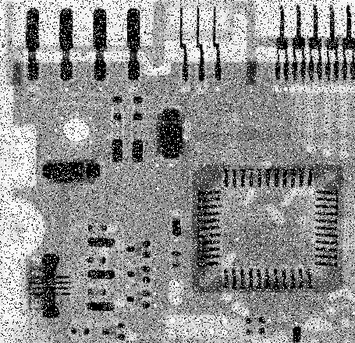
%> input picture Computer_Vision_Projects/Circuit.jpg, 355 x 343 px, shrunk from 455 x 440 before the run
$ octave --eval "main;"   (GNU Octave 9; MATLAB toolbox functions it lacks are replaced by stand-ins)
%> lines starting %> are read from the running program, lines starting %| are printed output that depends on the picture
% Name : Anusha Guruprsad
% Email ID : ag84104n@pace.edu
% Assignment : 3

function main()
% Problem - 1
org_image = imread("Circuit.jpg");
%> org_image is the input picture: size 343x355 uint8; min 0, max 255, mean 144.4
originalImage = double(org_image);

% displaying of the Circuit image
figure(1);
subplot(1,3,1);
imshow(uint8(originalImage));
title("Original Circuit Image");
% process the noisy image
filterImage3x3 = MeanFilter(originalImage, 3);
filterImage5x5 = MeanFilter(originalImage, 5);
%> call 2 of MeanFilter, with maskSize = 5
%> after the loop in MeanFilter (call 2), `for i = 1 + border : rows- border`:
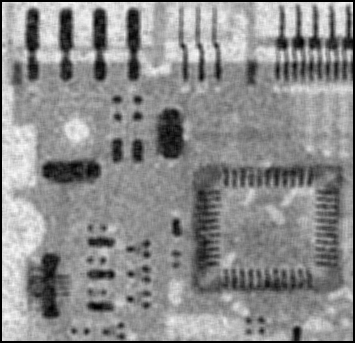
%> filterImage: size 343x355 double; min 0, max 249.6, mean 140.2

% part a : Mean filter function
%display filtered images
subplot(1,3,2);
imshow(uint8(filterImage3x3));
title("3x3 Image Filtered");

subplot(1,3,3);
imshow(uint8(filterImage3x3));
title("5x5 Image Filtered");

% Pause to view the results
disp('-----Finish Solving Part a-----');
pause;

% Part - b: fspecial & filter2 for mean filtering

filter3x3 = fspecial('average',[3,3]);
filter5x5 = fspecial('average',[5,5]);

filtered_fspecial_3x3 = filter2(filter3x3, originalImage);
filtered_fspecial_5x5 = filter2(filter5x5, originalImage);

%comparision

equal3x3 = isequal(uint8(filtered_fspecial_3x3), uint8(filterImage3x3));
%> equal3x3 = false
equal5x5 = isequal(uint8(filtered_fspecial_5x5), uint8(filterImage5x5));
%> equal5x5 = false

fprintf('Images are similar in case of 3x3 : %d \n',equal3x3);
%| Images are similar in case of 3x3 : 0
fprintf('Images are similar in case of 5x5 : %d \n',equal5x5);
%| Images are similar in case of 5x5 : 0

% Pause to view the results
disp('-----Finish Solving Part b-----');
pause;

% Part - c : MedianFilter

%process noisy image
filteredMedian3x3 = MedianFilter(uint8(originalImage), [1 2 2; 1 1 1; 2 1 1]);
filteredMedian5x5 = MedianFilter(uint8(originalImage), 5);
%> call 2 of MedianFilter, with maskSize = 5
%> after the loop in MedianFilter (call 2), `for i = 1 + border : rows - border`:
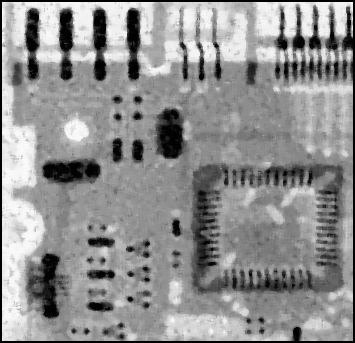
%> filteredImage: size 343x355 uint8; min 0, max 252, mean 144.1

%display
figure(2);
subplot(1,3,1);
imshow(uint8(originalImage));
title("Original Image: ");

subplot(1,3,2);
imshow(uint8(filteredMedian3x3));
title('Median Filtered for 3x3 :');

subplot(1,3,3);
imshow(uint8(filteredMedian5x5));
title('Median Filtered for 5x5 :');

%pause the result
disp('----Finished Solving Part c ----');
pause;

% part d : medfilter2 for median filtering

medfilter3x3 = medfilt2(uint8(originalImage), [3,3]);
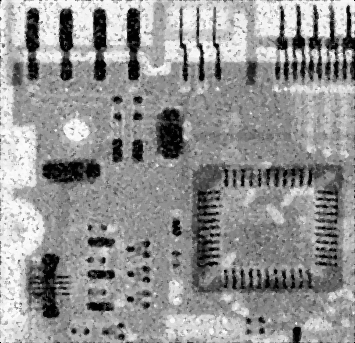
%> medfilter3x3: size 343x355 uint8; min 0, max 254, mean 146.8
medfilter5x5 = medfilt2(uint8(originalImage), [5,5]);

%comapre with the results
equalMed3x3 = isequal(medfilter3x3, filteredMedian3x3);
%> equalMed3x3 = false
equalMed5x5 = isequal(medfilter5x5, filteredMedian5x5);
%> equalMed5x5 = false

fprintf('3x3 median filters are equal : %d \n', equalMed3x3);
%| 3x3 median filters are equal : 0
fprintf('5x5 median filters are equal : %d \n', equalMed5x5);
%| 5x5 median filters are equal : 0

%pause the result
disp('----Finished Solving Part d ----');
pause;

% part - e : Laplacian mask:
originalMoon = imread('Moon.jpg');
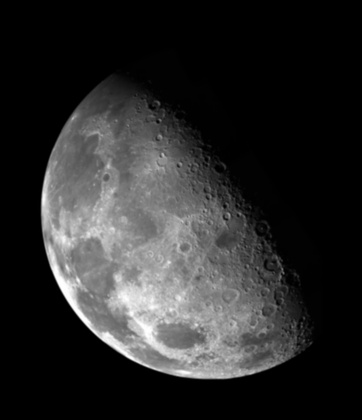
%> input picture Computer_Vision_Projects/Moon.jpg, 362 x 420 px, shrunk from 464 x 538 before the run
%> originalMoon is the input picture: size 420x362 uint8; min 0, max 255, mean 42.6
originalMoon2 = double(originalMoon);
laplacianMask = [0 -1 0; -1 4 -1; 0 -1 0];
filteredMoon = imfilter(originalMoon2, laplacianMask, 'replicate');
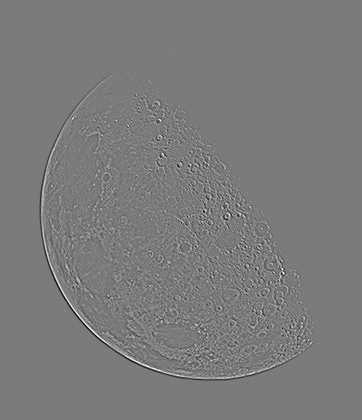
%> filteredMoon: size 420x362 double; min -137, max 145, mean 0; drawn with min black and max white
enhancedMoon = originalMoon2 - filteredMoon;
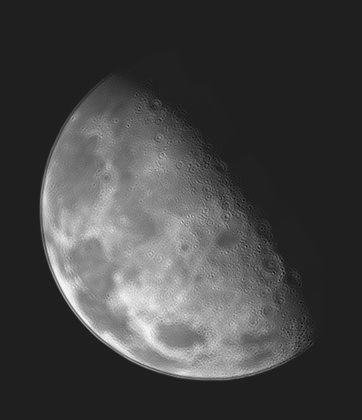
%> enhancedMoon: size 420x362 double; min -38, max 268, mean 42.6; drawn with min black and max white

% displaying the moon
figure(3);
subplot(2,2,1);
imshow(originalMoon);
title('Original Moon Image');

subplot(2,2,2);
imshow(uint8(filteredMoon), []);
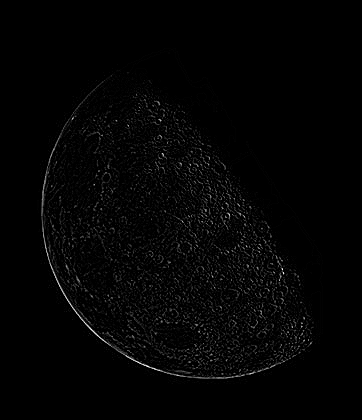
%> displayed picture: size 420x362, on the screen's scale of 0 to 255; min 0, max 255, mean 4.1
title('Filtered Moon (Laplacian) :');

%scaling the figure
scaledMoon = filteredMoon + abs(min(filteredMoon(:)));
scaledMoon = scaledMoon / max(scaledMoon(:));

subplot(2,2,3);
imshow((scaledMoon), []);
title('Scaled Filtered Image');

subplot(2,2,4);
imshow(uint8(enhancedMoon));
title("Enhanced Moon Image");

%pause the result
disp('----Finished Solving Part e ----');
pause;

% part - f : close all and clear
close all;
clear;
disp('----Finished Solving Part f ----');
end


function filteredImage = MedianFilter(inputImage, maskSize)
    [rows, columns] = size(inputImage);
    border = floor(maskSize / 2);
    filteredImage = uint8(zeros(size(inputImage)));

    for i = 1 + border : rows - border
        for j = 1 + border : columns - border
            neighbor = inputImage(i-border:i+border, j-border:j+border);
            filteredImage(i,j) = median(neighbor(:));
        end
    end
end

function filterImage = MeanFilter( inputImg, maskSize)
    [rows,columns] = size(inputImg);
    mask = ones(maskSize)/ (maskSize^2);
    border = floor(maskSize / 2);
    filterImage = zeros(size(inputImg));

    for i = 1 + border : rows- border
        for j = 1+ border : columns - border
            neighbor = inputImg(i-border:i+border, j-border:j+border);
            filterImage(i, j) = sum(neighbor(:) .* mask(:));
        end
    end
end
